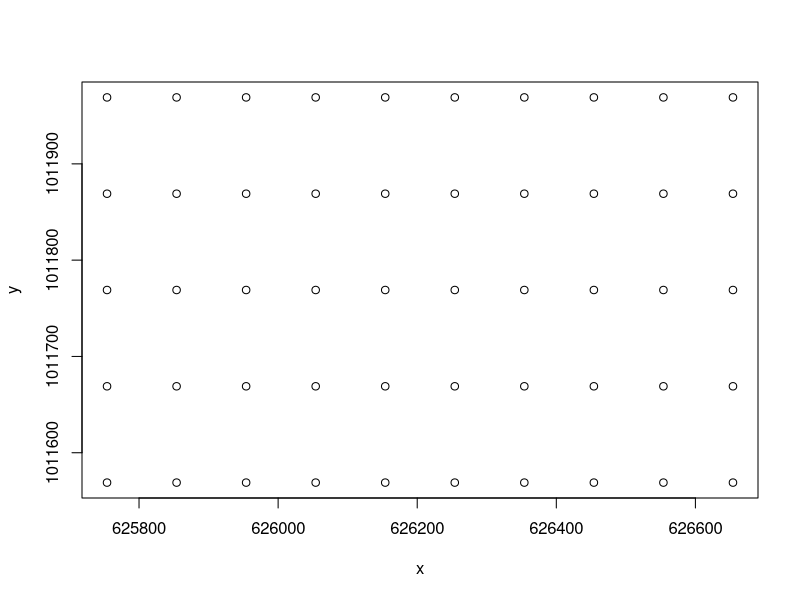
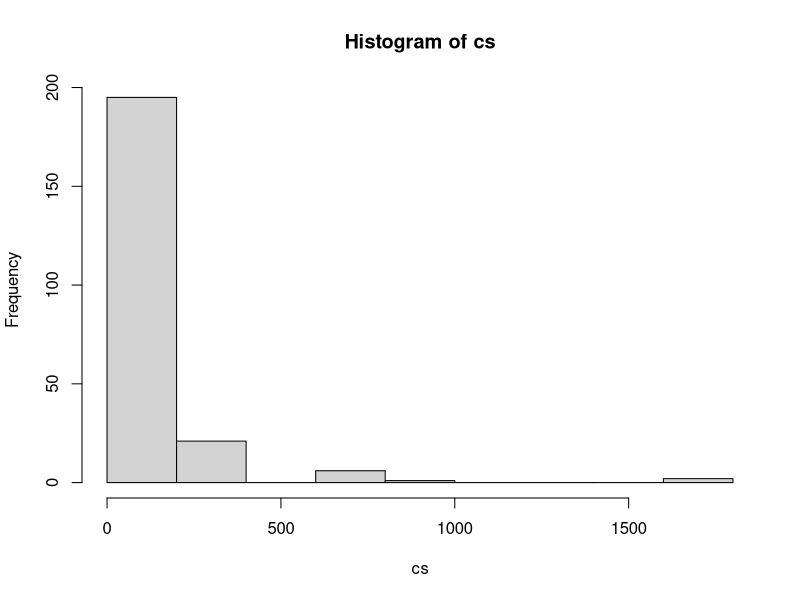
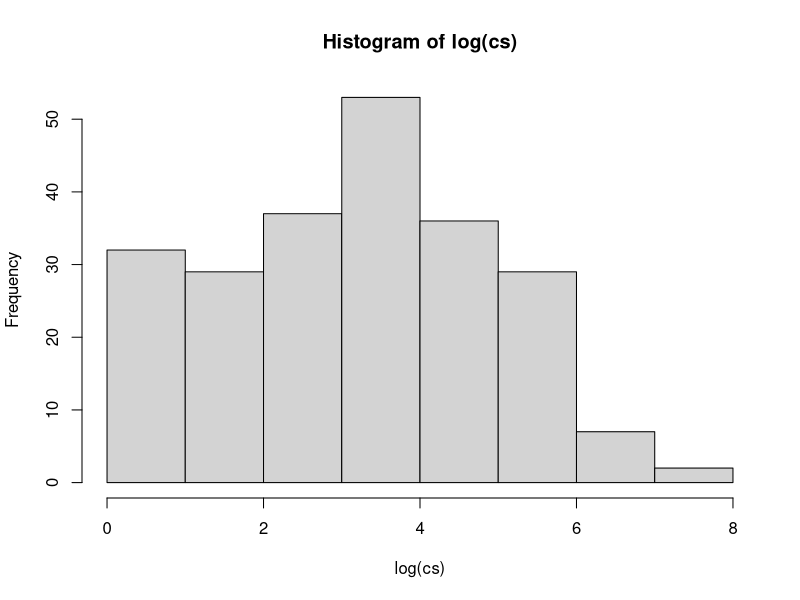
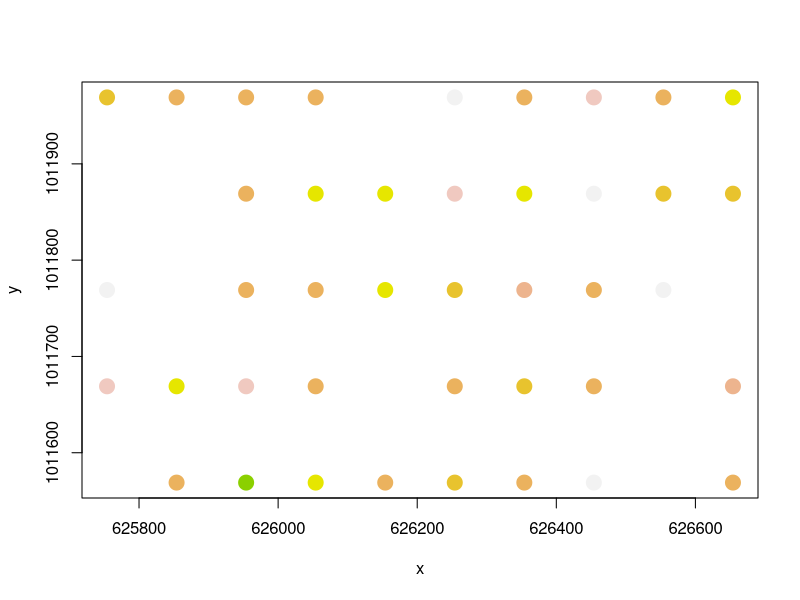
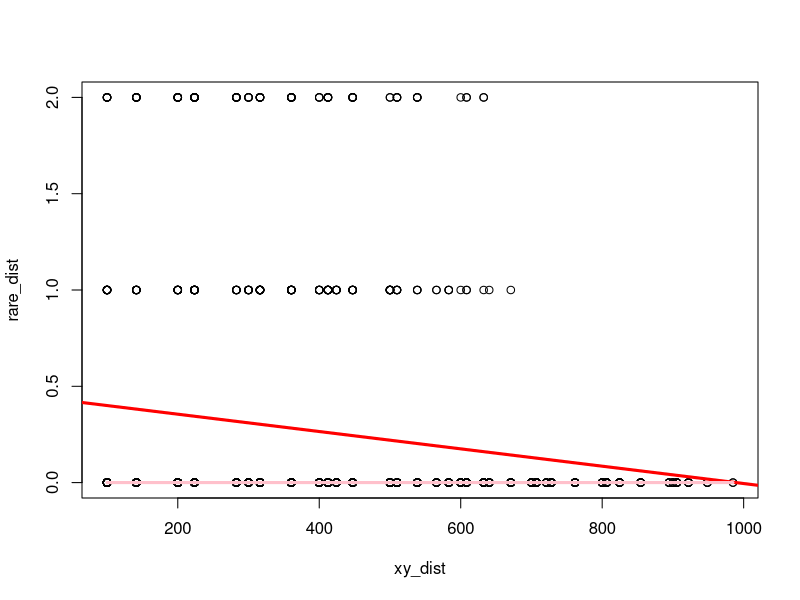
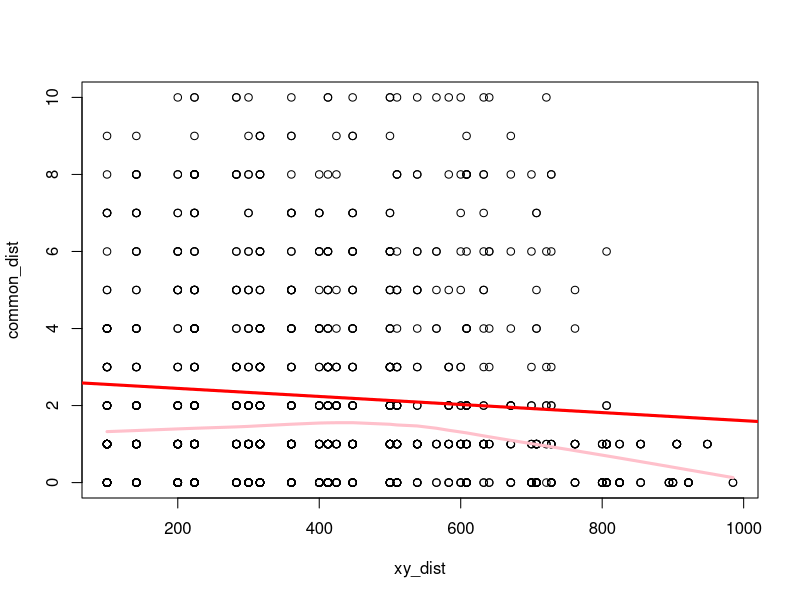
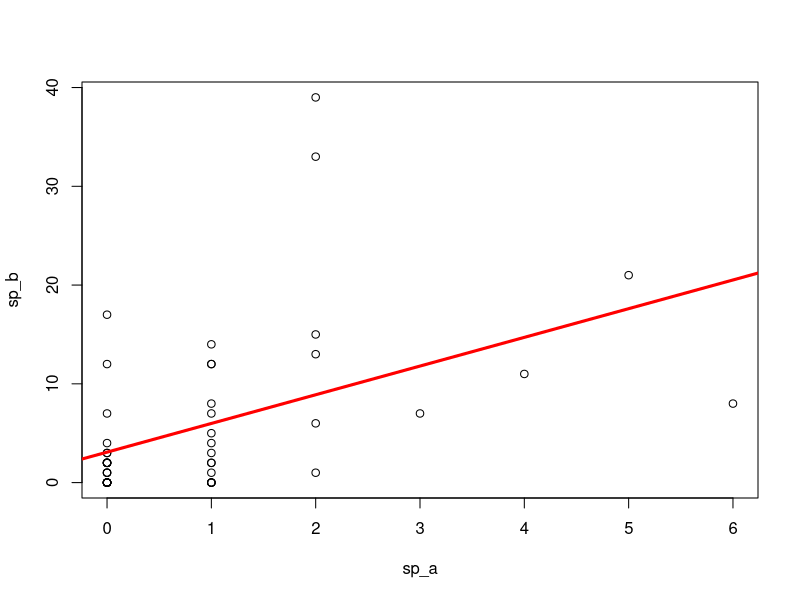

The R script that drew these images, in order: (Note: this script raises an error after producing the figures.)
#' --- 
#' title: Spatial Models Homework
#' author: Ian Rolfe
#' date: 2/27/2023 
#' output: html_document
#' ---
#' 

#'
#' ## Loading in the data and packages
#'

library(vegan)
library(nlme)
data(BCI)
## UTM Coordinates (in metres)
BCI_xy = data.frame(x = rep(seq(625754, 626654, by=100), each=5), 
                    y = rep(seq(1011569,  1011969, by=100), len=50))

#'
#' Quick overview of the data
#'
#' The Plots below show that there are significantly more common species than there are rare species
#'
#' Log transforming the data makes the distribution easier to visualize
#'

plot(BCI_xy)
cs = colSums(BCI)
hist(cs)
hist(log(cs))

col_brks <- hist(log(cs), plot=F)$breaks
col_indices <- as.numeric(cut(log(cs), col_brks))
cols <- rev(terrain.colors(length(col_brks)))
plot(BCI_xy, cex=2, pch=19, col=cols[col_indices])

#'
#' ## Question 1 -- Is there evidence of spatial dependence in a rare and a common species in the BCI tree dataset?
#'

#'
#' Identifying species that I would consider rare and common for this analysis
#'  

  # Taking column sums for each species (species abundance; proxy for 'rareness') and summarizing that vector
summary(cs)

  # Use species with abundance of 7 for rare (25% quantile), and abundance of 82 for common (75% quantile)
sp_rare = "Tetrathylacium.johansenii"
sp_common = "Trichilia.pallida"

#'
#' Looking at the spatial dependence of this common and rare species
#'


  # Calculating Euclidean distances 
rare_dist = dist(BCI$Tetrathylacium.johansenii, method = "euclidean")
common_dist = dist(BCI$Trichilia.pallida, method = "euclidean")
xy_dist = dist(BCI_xy, method = "euclidean")

max_dist <- max(BCI_xy) / 2

  # Plotting these distances and linear models, then calculated correlations
plot(xy_dist, rare_dist)
abline(lm(rare_dist ~ xy_dist), lwd=3, col='red')
lines(lowess(xy_dist, rare_dist), lwd=3, col='pink')
abline(v = max_dist, col='red', lwd=3, lty=2)

rare_cor = cor(xy_dist, rare_dist)
rare_cor

plot(xy_dist, common_dist)
abline(lm(common_dist ~ xy_dist), lwd=3, col='red')
lines(lowess(xy_dist, common_dist), lwd=3, col='pink')
abline(v = max_dist, col='red', lwd=3, lty=2)

common_cor = cor(xy_dist, common_dist)
common_cor

  # Performing permutation tests to compare these correlations to a null distribution
rare_mantel = mantel(xy_dist, rare_dist)
rare_mantel

common_mantel = mantel(xy_dist, common_dist)
common_mantel

#'
#' From these figures, correlations, and permutation tests I would say that there is no evidence for spatial dependence in these rare and common species.
#' 
#' The figures both show small, negative relationships, and the correlations confirm that these are negative relationships with correlation coefficients less than 0.2 (-0.16 for rare, -0.09 for common).
#' 
#' To test the significance of those correlations, I ran permutation tests which resulted in p-vales of 1 (rare) and 0.936 (common).
#' 
#' So there is no evidence for spatial dependence in either the rare or common species I chose (T.johansenii, and T. pallida)
#'



#'
#' ## Question 2
#' 
#' General Least Squares to predict abundance of the species Drypetes standleyi using abundance of other tree species
#'

#' 
#' #### Model 1: Abundance of Picramnia latifolia as a predictor for Drypetes standleyi abundance
#' 

mod1_BCI = data.frame(BCI$Picramnia.latifolia, BCI$Drypetes.standleyi, BCI_xy)
  # Changing column names for simplicity (sp_a = P. latifolia, sp_b = D. standleyi)
colnames(mod1_BCI) = c("sp_a", "sp_b","x","y")

single_sp_mod = gls(sp_b ~ sp_a, data = mod1_BCI)
summary(single_sp_mod)

plot(sp_b ~ sp_a, data = mod1_BCI)
abline(gls(sp_b ~ sp_a, data = mod1_BCI), lwd=3, col='red')

#'
#' From the summary of this model, 
#' we can see that the abundance of D. standleyi does seem to correlate with P. latifolia abundance 
#' (p = 0.0007).
#'

#' 
#' Now we are going to use Variogram to examine the spatial dependence of the residuals.
#'

  # This plot shows a positive autocorrelation 
vario_mod1 = Variogram(single_sp_mod, form= ~ x + y, resType = 'response')
plot(vario_mod1)

res <- residuals(single_sp_mod)
res_var <- dist(res)^2 * 0.5
plot(dist(mod1_BCI[, c('x', 'y')]), res_var)
lines(lowess(dist(mod1_BCI[, c('x', 'y')]), res_var), col='red', lwd=2)
abline(v = max_dist, col='red', lwd=3, lty=2)

  # Testing AR1 -- Made the relationship worse (p = 0.5786), and doesn't fit model well
single_sp_exp <- update(single_sp_mod, corr=corExp(form=~x + y))
summary(single_sp_exp)
plot(Variogram(single_sp_exp, maxDist = max_dist))

  # Testing AR1 with nugget included -- Made relationship similar to the initial gls (p = 0.0007), but semivariogram line is flat and doesn't fit model well
single_sp_exp_nug <- update(single_sp_exp, corr=corExp(c(0.00000001, 0.00001),form=~x + y, nugget=T))
summary(single_sp_exp_nug)
plot(Variogram(single_sp_exp_nug, maxDist = max_dist))

  # Testing Rational Quadratic Error -- Made relationship worse (p = 0.5036), and doesn't fit the model well
single_sp_rat_nug<-update(single_sp_mod, corr=corRatio(form=~x + y, nugget=T))
summary(single_sp_rat_nug)
plot(Variogram(single_sp_rat_nug, maxDist = max_dist))

  # Comparing the models
anova(single_sp_mod, single_sp_exp, single_sp_exp_nug, single_sp_rat_nug)

#'
#' Based off of the p-values for each model, the best models were the gls, and the model with exponential error which accounted for the non-zero y-intercept (both had p-values of 0.0007).
#' 
#' When comparing the models with the anova() function, the models with the lowest AIC's were the exponential error and rational quadratic error with nugget included (308.9 and 306.6, respectively).
#' 
#' Including the spatial error terms did improve the fits of these models, but showed that there was no relationship between the abundance of P. latifolia and D. standleyi.
#'


#'
#' #### Model 2: Abundance of all species below as predictors for D. standleyi abundance
#'

sp_ids = c("Cordia.lasiocalyx", "Hirtella.triandra",
           "Picramnia.latifolia", "Quassia.amara",
           "Tabernaemontana.arborea", "Trattinnickia.aspera", 
           "Xylopia.macrantha")

mod2_BCI = data.frame(BCI$Cordia.lasiocalyx, BCI$Hirtella.triandra, BCI$Picramnia.latifolia, 
                      BCI$Quassia.amara, BCI$Tabernaemontana.arborea, BCI$Trattinnickia.aspera,
                      BCI$Xylopia.macrantha,
                      BCI$Drypetes.standleyi, BCI_xy)
colnames(mod2_BCI) = c("sp_c", "sp_d",
                       "sp_a", "sp_e",
                       "sp_f", "sp_g", 
                       "sp_h", "sp_b", "x", "y")

all_sp_mod = gls(sp_b ~ sp_a + sp_c + sp_d + sp_e + sp_f + sp_g + sp_h, data = mod2_BCI)
  # Signif in sp_c and sp_h
summary(all_sp_mod)

#'
#' Adding spatial error terms and comparing them to the original gls model
#'

  # This plot shows a relatively good fit of the model
vario_mod2 = Variogram(all_sp_mod, form= ~ x + y, resType = 'response')
plot(vario_mod2)

res <- residuals(all_sp_mod)
res_var <- dist(res)^2 * 0.5
plot(dist(mod2_BCI[, c('x', 'y')]), res_var)
lines(lowess(dist(mod2_BCI[, c('x', 'y')]), res_var), col='red', lwd=2)
abline(v = max_dist, col='red', lwd=3, lty=2)

  # Testing AR1 -- Signif in sp_g and sp_h, not a terrible fit graphically
all_sp_exp <- update(all_sp_mod, corr=corExp(form=~x + y))
summary(all_sp_exp)
plot(Variogram(all_sp_exp, maxDist = max_dist))

  # Testing AR1 with nugget included  -- Signif in sp_c and sp_h, flat line on graph and bad fit
all_sp_exp_nug <- update(all_sp_exp, corr=corExp(c(0.1, 0.3),form=~x + y, nugget=T))
summary(all_sp_exp_nug)
plot(Variogram(all_sp_exp_nug, maxDist = max_dist))

  # Testing Rational Quadratic Error -- Signif in sp_g and sp_h, bad fit at high distances
all_sp_rat_nug<-update(all_sp_mod, corr=corRatio(form=~x + y, nugget=T))
summary(all_sp_rat_nug)
plot(Variogram(all_sp_rat_nug, maxDist = max_dist))

  # Comparing the models
anova(all_sp_mod, all_sp_exp, all_sp_exp_nug, all_sp_rat_nug)

#'
#' Based off the p-values for each individual model, there were significant relationships between certain species and D. standleyi (including C. lasiocalyx, T. aspera, and X. macrantha).
#' 
#' When comparing the models with the anova() function, the models with the lowest AIC were the exponential error and rational quadratic error with nugget included (301.6 and 303.1, respectively).
#' 
#' The addition of spatial error terms did improve the fit of the model, and showed that species sp_g (T. aspera) and sp_h (X. macrantha) have significant impacts on the abundance of D. standleyi.
#'

#' 
#' I would say that adding the spatial error terms significantly impacted the fit of the model in the single species analysis, while in the model with all species it only slight impacted the model fit (decreasing the AIC by 10 units).
#' 
#' The single species model before adding the spatial error terms have a positive autocorrelation, and therefore the relationship was likely being impacted by the spatial relationship of the species.
#' 
#' We saw less of a shift in fit in the all species model because the original fit was quite good, and did not show signs of a positive autocorrelation.
#' 

